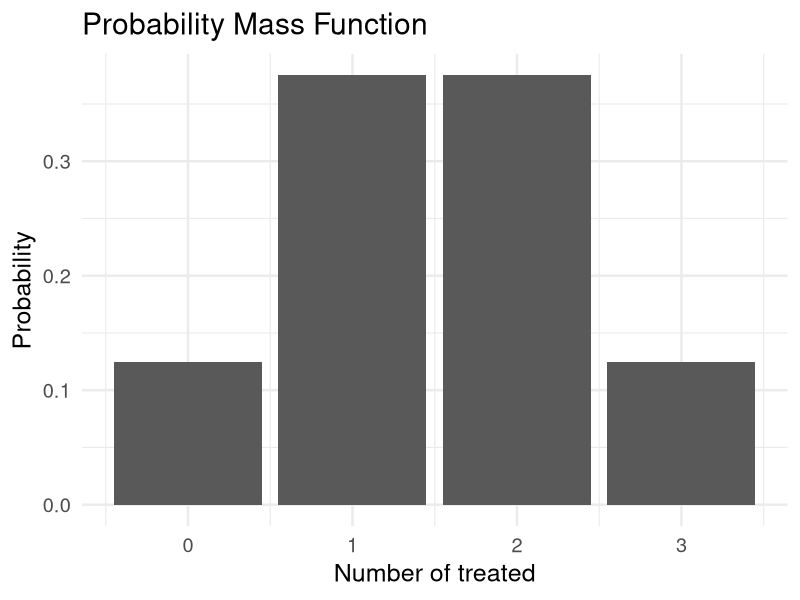
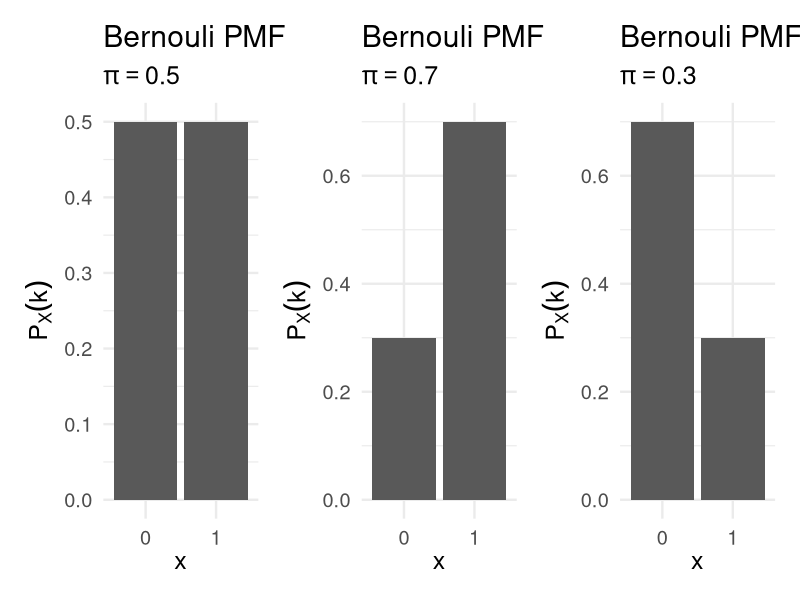
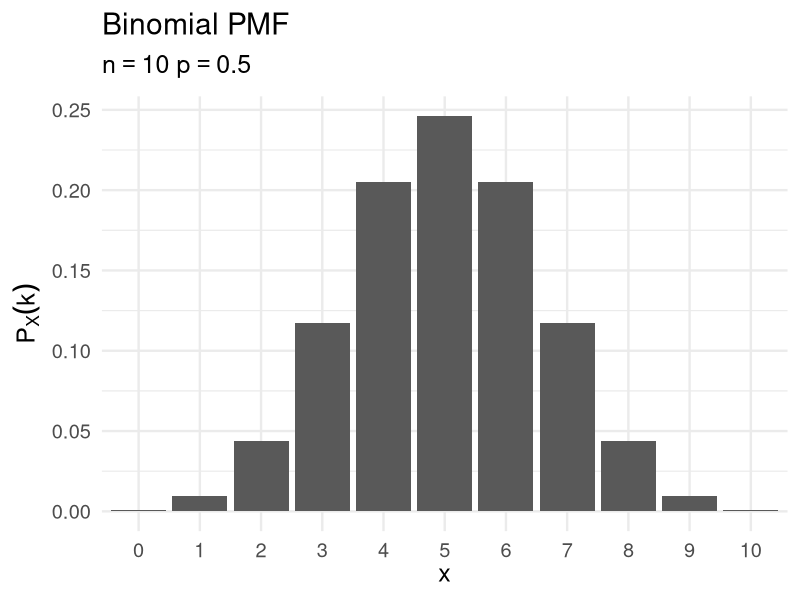
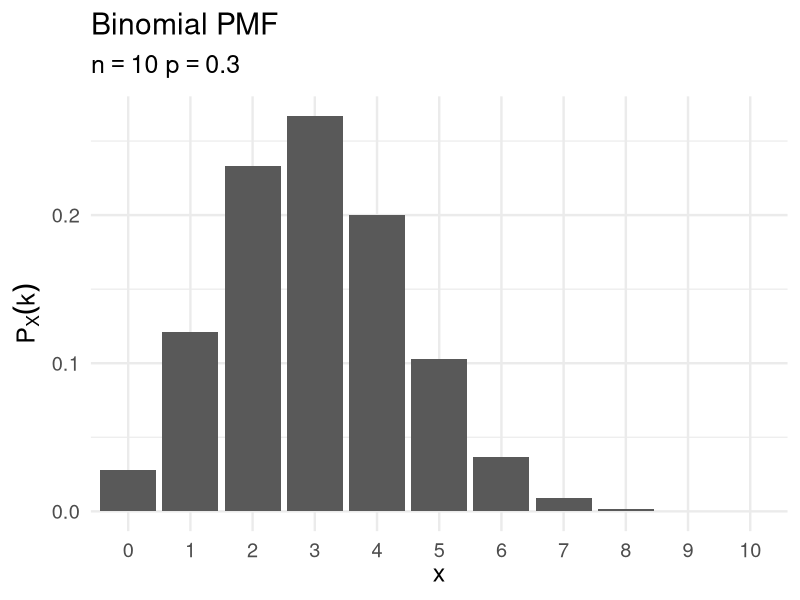
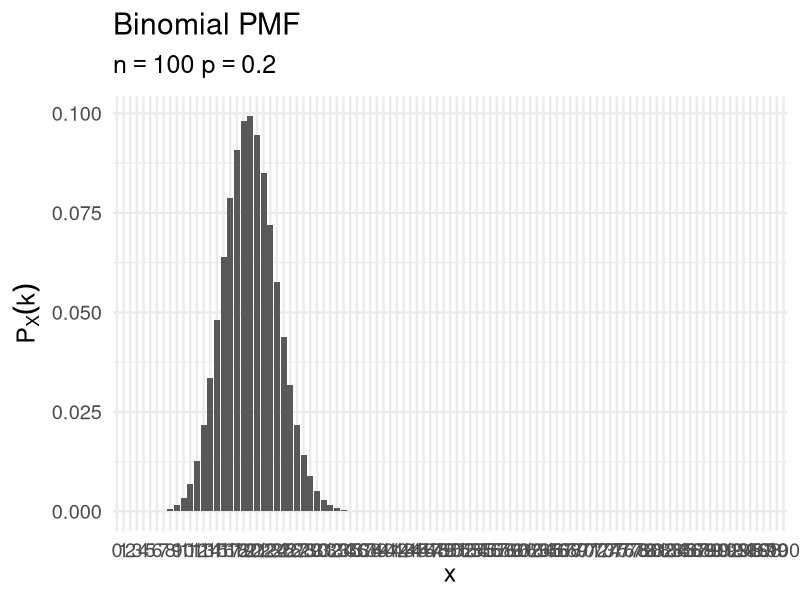
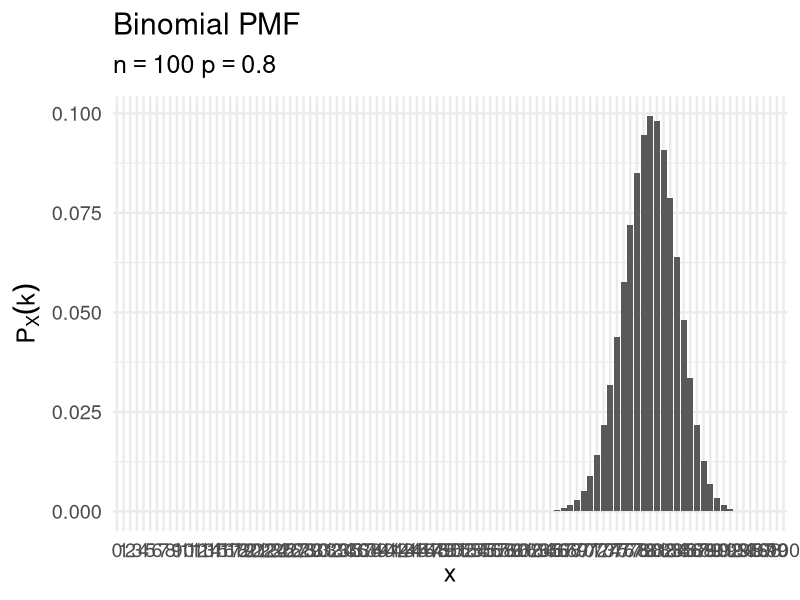
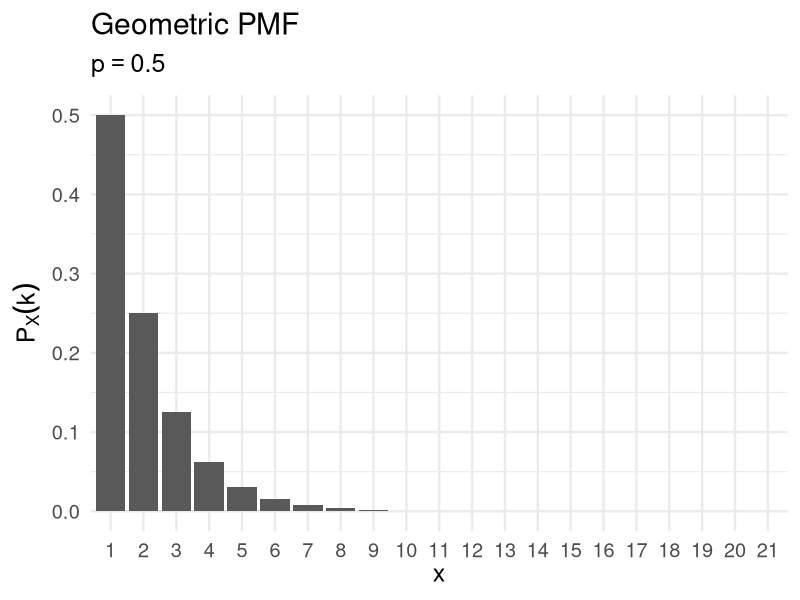
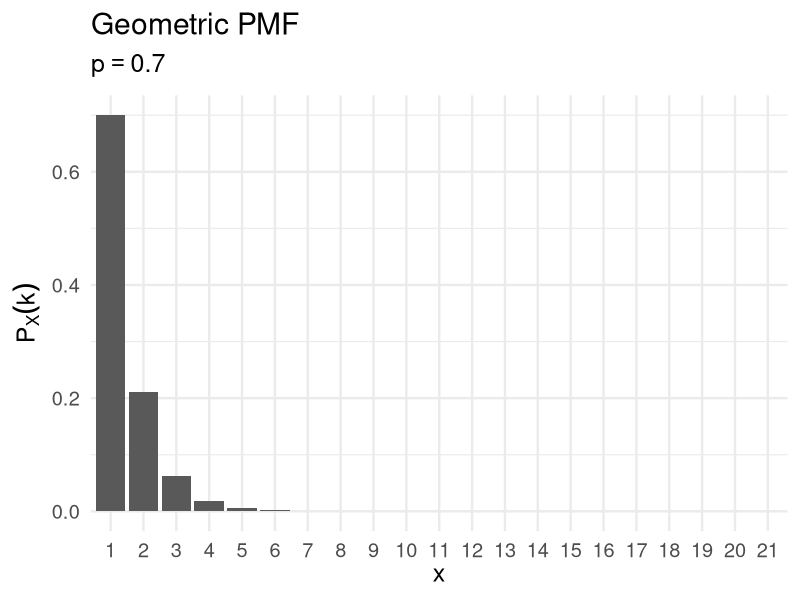

Source code (R) for these figures, in order:
## ---- chunk 1
knitr::opts_chunk$set(cache = TRUE,
                      message = FALSE,
                      warning = FALSE,
                      echo = FALSE)

library(tidyverse)
library(patchwork)

options(digits = 3)
set.seed(1234)
theme_set(theme_minimal(base_size = 18))
## ---- chunk 2
pmf <- data_frame(x = 0:3,
           y = c(1/8, 3/8, 3/8, 1/8))

pmf %>%
  ggplot(aes(x, y)) +
  geom_col() +
  labs(title = "Probability Mass Function",
       x = "Number of treated",
       y = "Probability")
## ---- chunk 3
bernouli_plot <- function(p){
  data_frame(x = 0:1,
             p = dbinom(x = x, size = 1, prob = p)) %>%
    mutate(x = factor(x)) %>%
    ggplot(aes(x, p)) +
    geom_col() +
    labs(title = "Bernouli PMF",
         subtitle = bquote(pi == .(p)),
         x = expression(x),
         y = expression(P[X] (k)))
}
bernouli_plot(.5) +
  bernouli_plot(.7) +
  bernouli_plot(.3)
## ---- chunk 4
binomial_plot <- function(n, p){
  data_frame(x = 0:n,
             p = dbinom(x = x, size = n, prob = p)) %>%
    mutate(x = factor(x)) %>%
    ggplot(aes(x, p)) +
    geom_col() +
    labs(title = "Binomial PMF",
         subtitle = bquote(n == .(n) ~ p == .(p)),
         x = expression(x),
         y = expression(P[X] (k)))
}
binomial_plot(10, .5)
binomial_plot(10, .3)
binomial_plot(100, .2)
binomial_plot(100, .8)
## ---- chunk 5
geometric_plot <- function(p){
  data_frame(x = 0:20,
             p = dgeom(x = x, prob = p)) %>%
    mutate(x = factor(x + 1)) %>%
    ggplot(aes(x, p)) +
    geom_col() +
    labs(title = "Geometric PMF",
         subtitle = bquote(p == .(p)),
         x = expression(x),
         y = expression(P[X] (k)))
}

geometric_plot(.5)
geometric_plot(.7)
geometric_plot(.2)
## ---- chunk 6
poisson_plot <- function(lambda, max_n = 10){
  data_frame(x = 0:max_n,
             p = dpois(x = x, lambda = lambda)) %>%
    mutate(x = factor(x)) %>%
    ggplot(aes(x, p)) +
    geom_col() +
    labs(title = "Poisson PMF",
         subtitle = bquote(lambda == .(lambda)),
         x = expression(x),
         y = expression(P[X] (k)))
}
poisson_plot(2)
poisson_plot(5.5)
poisson_plot(78, max_n = 150)
## ---- chunk 7
data_frame(n = 1:50,
           prob = dpois(n, 5)) %>%
  ggplot(aes(n, prob)) +
  geom_col() +
  labs(x = "Number of threats",
       y = "Probability")
